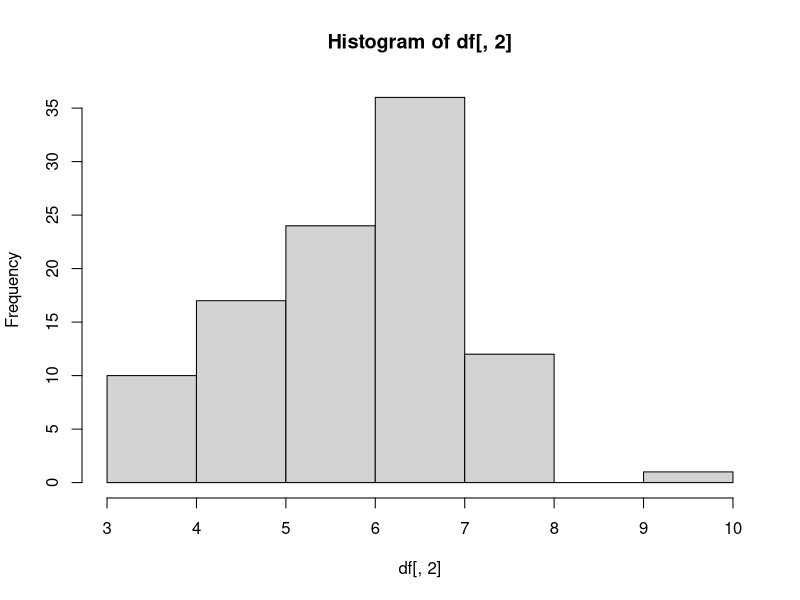
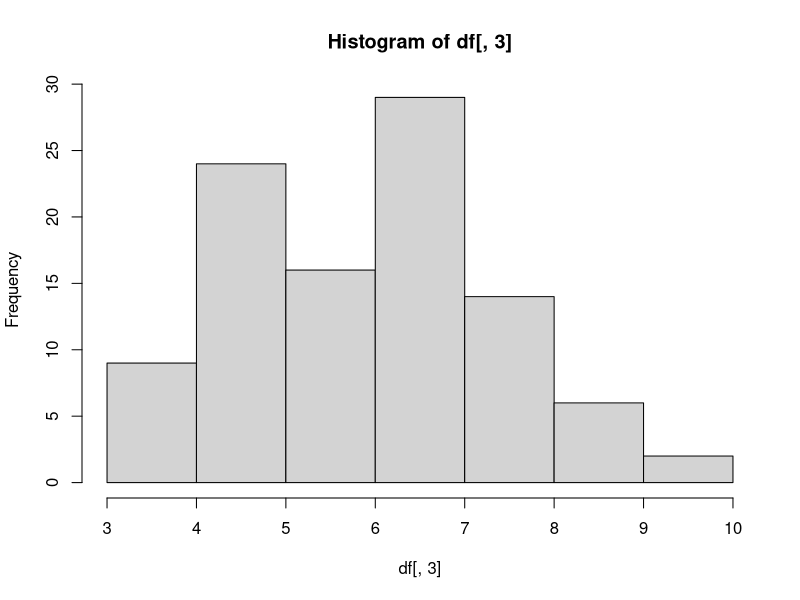
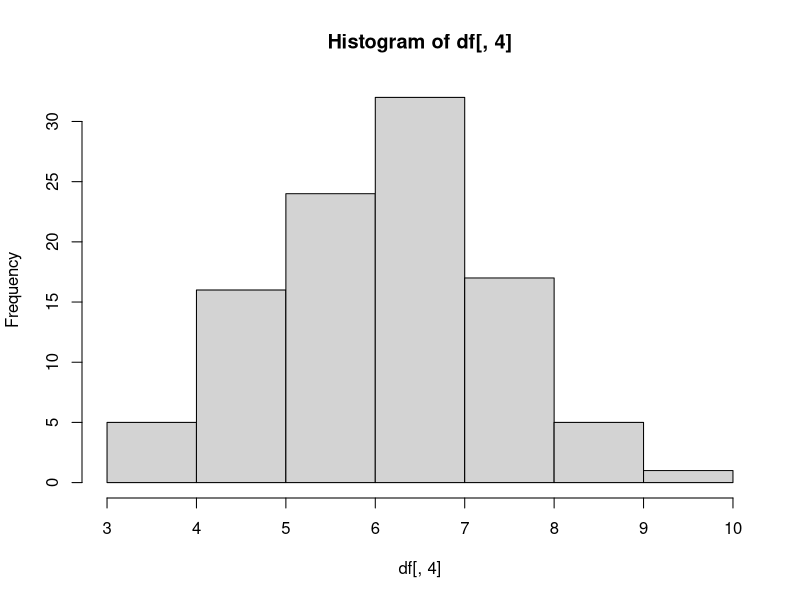

R code for these plots, in order:
## ---- chunk 1
knitr::opts_chunk$set(echo = TRUE)
## ---- chunk 2
library(ggplot2)
library(tidyverse)
library(tidyr)
## ---- chunk 3
vector <- sample(0:5, 50, replace=T)
  
counter <- 0
## ---- chunk 4
for(i in 1:length(vector)){
  if(vector[i] == 0) {
    counter <- 1 + counter
  }
  head(counter)
}

## ---- chunk 5
x <- which(vector == 0)
subset <- length(x)

print(subset)

## ---- chunk 6

mat<- function() {
  m <- matrix(nrow=10, ncol=6)
  for (i in 1:nrow(m)) { 
    for (j in 1:ncol(m)) {
    m[i,j] <- i*j
    }
  }
print(m)
}

mat()

## ---- chunk 7
set.seed(100)
## ---- chunk 8
group <- c(rep("Group1",5),rep("Group2",5),rep("Group3",5))
resvar <- c(runif(5) + 1 , runif(5) + 5 , runif(5) + 10)
frame <- data.frame(trt=group, res=resvar)
head(frame)
## ---- chunk 9
#tapply(variable vector, grouping variable, function we want to apply)

obs <- tapply(frame$res, frame$trt,mean)
print(obs)

## ---- chunk 10
frame_shuf <- frame
frame_shuf$res <- sample(frame_shuf$res)
head(frame_shuf)
## ---- chunk 11
shuf <- tapply(frame_shuf$res, frame_shuf$trt, mean)
print(shuf)

## ---- chunk 12
Group1 <- data.frame(rep("Group1", 5), runif(5) + 1)
colnames(Group1) <- c("Group", "Length")
Group2 <- data.frame(rep("Group2", 5), runif(5) + 5)
colnames(Group2) <- c("Group", "Length")
Group3 <- data.frame(rep("Group3", 5), runif(5) + 10)
colnames(Group3) <- c("Group", "Length")
data <- rbind(Group1, Group2, Group3)
## ---- chunk 13
mog <- c(mean(data$Length, Group = "Group1"), mean(data$Length, Group = "Group2"), mean(data$Length, Group = "Group3"))

meancalc <- function(mc){
  mc$Length <-sample(mc$Length)
  mean <- tapply(mc$Length, mc$Group, mean)
  return(mean)
}

df <- matrix(nrow=100, ncol=4)
for(i in 1:100){
  df[i,] <- c(i, meancalc(data))
}

colnames(df) <- c("rep", "Group1", "Group2", "Group3")
head(df)
## ---- chunk 14
hist(df[,2])
## ---- chunk 15
hist(df[,3])
## ---- chunk 16
hist(df[,4])
## ---- chunk 17
# The reshuffled set of means formed a normal distribution for each individual group. The mean of each group of reshuffled data fell around 6, which is expected for a set of numbers between 1 and 10. The difference between groups is now insignificant due to the randomization of data points. The difference in means of the original data set were significantly different. 

